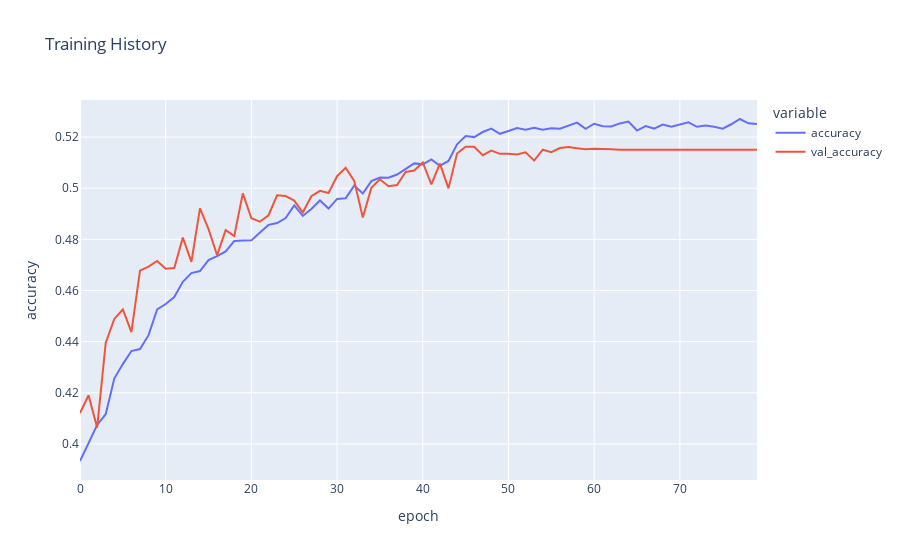

The cell this chart's notebook holds for it:
### Code cell
fig = px.line(
    history.history, y=['accuracy', 'val_accuracy'],
    labels={'index': 'epoch', 'value': 'accuracy'}, 
    title='Training History')
fig.show()
